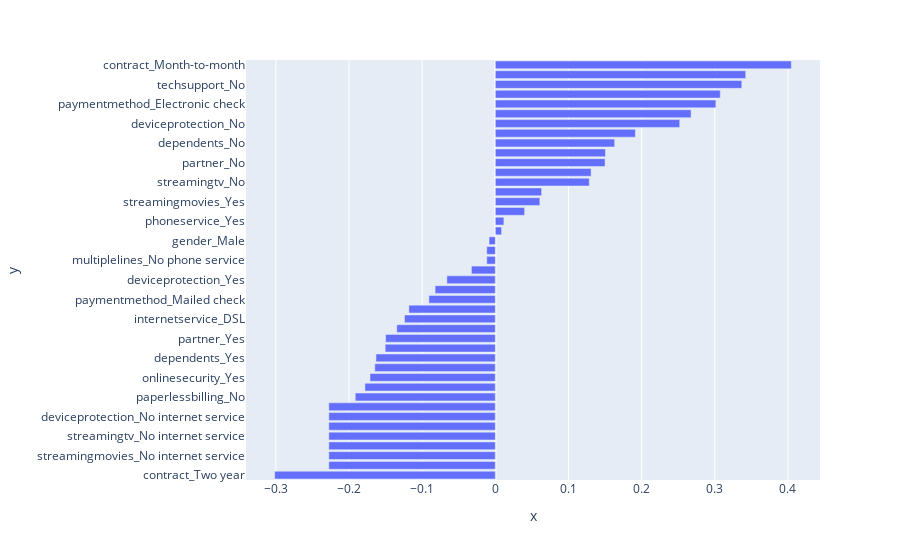

The notebook cell saved with this chart:
### Code cell
fig = px.bar(x=sort_coor_Yes.values[-1::-1],y = sort_coor_Yes.index[-1::-1],
             template="plotly", )
fig.show()
# px (plotly) bize seaborn dan farklı olarak grafik üzerinde Zoom In, Out vb. fonksiyonlar da sağlıyor.

### Figure 1 — Plotly figure (JSON) as saved in the notebook; plotly's stock layout.template omitted (floating-point values rounded to 4 significant figures)
{"data": [{"alignmentgroup": "True", "hovertemplate": "x=%{x}<br>y=%{y}<extra></extra>", "legendgroup": "", "marker": {"color": "#636efa", "pattern": {"shape": ""}}, "name": "", "offsetgroup": "", "orientation": "h", "showlegend": false, "textposition": "auto", "type": "bar", "x": [-0.3016, -0.2276, -0.2276, -0.2276, -0.2276, -0.2276, -0.2276, -0.2276, -0.1915, -0.1782, -0.1713, -0.1647, -0.1631, -0.1505, -0.15, -0.1347, -0.1241, -0.1181, -0.09077, -0.08231, -0.06619, -0.03265, -0.01169, -0.01169, -0.008545, 0.008545, 0.01169, 0.04003, 0.06086, 0.06325, 0.1284, 0.1309, 0.15, 0.1505, 0.1631, 0.1915, 0.2521, 0.2676, 0.3015, 0.3075, 0.3369, 0.3422, 0.4046], "xaxis": "x", "y": ["contract_Two year", "internetservice_No", "streamingmovies_No internet service", "onlinebackup_No internet service", "streamingtv_No internet service", "techsupport_No internet service", "deviceprotection_No internet service", "onlinesecurity_No internet service", "paperlessbilling_No", "contract_One year", "onlinesecurity_Yes", "techsupport_Yes", "dependents_Yes", "seniorcitizen_0", "partner_Yes", "paymentmethod_Credit card (automatic)", "internetservice_DSL", "paymentmethod_Bank transfer (automatic)", "paymentmethod_Mailed check", "onlinebackup_Yes", "deviceprotection_Yes", "multiplelines_No", "multiplelines_No phone service", "phoneservice_No", "gender_Male", "gender_Female", "phoneservice_Yes", "multiplelines_Yes", "streamingmovies_Yes", "streamingtv_Yes", "streamingtv_No", "streamingmovies_No", "partner_No", "seniorcitizen_1", "dependents_No", "paperlessbilling_Yes", "deviceprotection_No", "onlinebackup_No", "paymentmethod_Electronic check", "internetservice_Fiber optic", "techsupport_No", "onlinesecurity_No", "contract_Month-to-month"], "yaxis": "y"}], "layout": {"barmode": "relative", "legend": {"tracegroupgap": 0}, "margin": {"t": 60}, "xaxis": {"anchor": "y", "domain": [0, 1], "title": {"text": "x"}}, "yaxis": {"anchor": "x", "domain": [0, 1], "title": {"text": "y"}}}}
